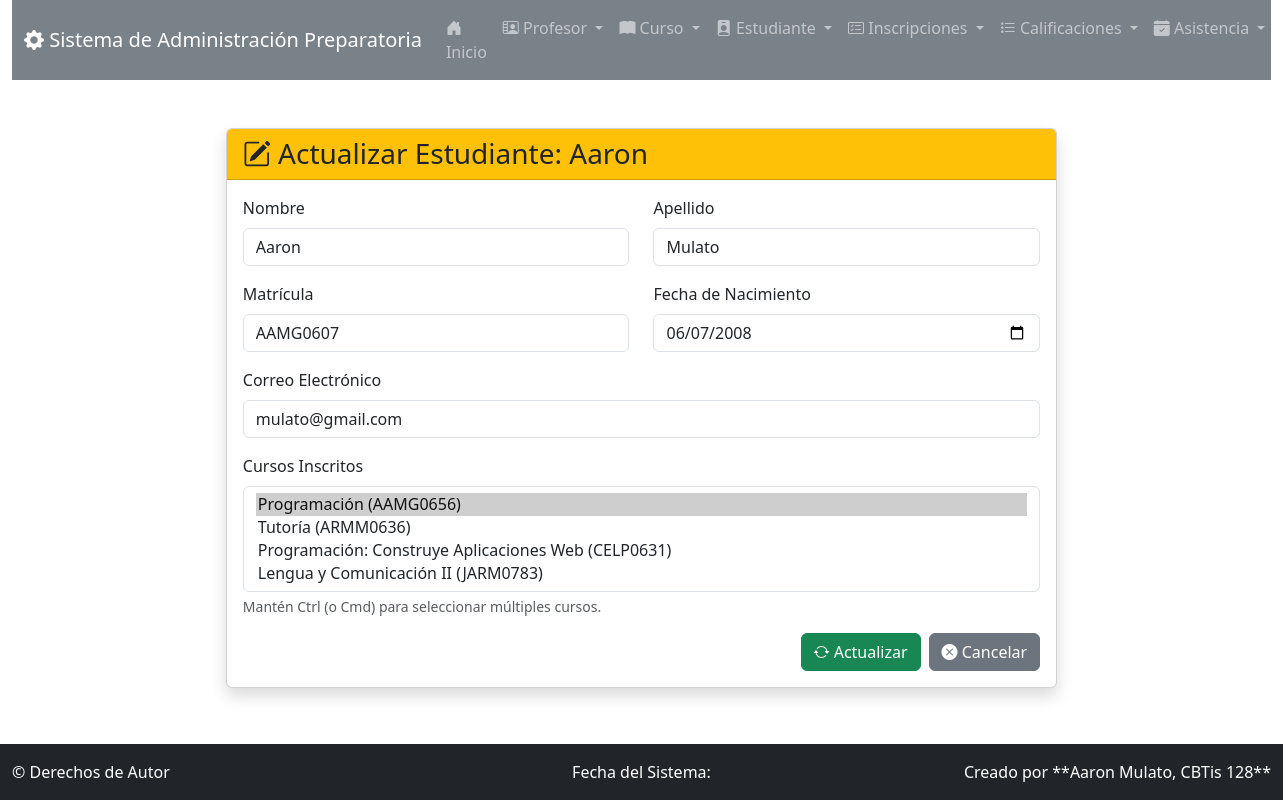
Screenshot of /estudiante/actualizar/1/ with the database file from the repository.
### app_Preparatoria/models.py (models this page shows, shortened)
class Estudiante(models.Model):
    nombre_estudiante = models.CharField(max_length=50)
    apellido_estudiante = models.CharField(max_length=50)
    matricula = models.CharField(max_length=10, unique=True)
    correo_estudiante = models.EmailField(max_length=100)
    fecha_nacimiento = models.DateField()
    fecha_inscripcion = models.DateField(auto_now_add=True)
    cursos = models.ManyToManyField(Curso, through='Inscripcion', related_name="estudiantes_inscritos")

### app_Preparatoria/views.py (the view)
# urls.py: path('estudiante/actualizar/<int:estudiante_id>/', views.actualizar_estudiante, name='actualizar_estudiante'),
def actualizar_estudiante(request, estudiante_id):
    estudiante = get_object_or_404(Estudiante.objects.prefetch_related('cursos'), pk=estudiante_id)
    cursos = Curso.objects.all()
    cursos_actuales_ids = list(estudiante.cursos.values_list('id', flat=True))
    context = {
        'estudiante': estudiante,
        'cursos': cursos,
        'cursos_actuales_ids': cursos_actuales_ids
    }
    return render(request, 'estudiante/actualizar_estudiante.html', context)

### app_Preparatoria/templates/estudiante/actualizar_estudiante.html (shortened to what this page needs)
{% extends 'base.html' %}
{% block content %}
<div class="row justify-content-center">
    <div class="col-md-8">
        <div class="card shadow">
            <div class="card-header bg-warning text-dark">
                <h3 class="mb-0"><i class="bi bi-pencil-square"></i> Actualizar Estudiante: {{ estudiante.nombre_estudiante }}</h3>
            </div>
            <div class="card-body">
                <form method="POST" action="{% url 'realizar_actualizacion_estudiante' estudiante.id %}">
                    <div class="row mb-3">
                        <div class="col-md-6">
                            <label for="nombre_estudiante" class="form-label">Nombre</label>
                            <input type="text" class="form-control" id="nombre_estudiante" name="nombre_estudiante" value="{{ estudiante.nombre_estudiante }}" required>
                        </div>
                        <div class="col-md-6">
                            <label for="apellido_estudiante" class="form-label">Apellido</label>
                            <input type="text" class="form-control" id="apellido_estudiante" name="apellido_estudiante" value="{{ estudiante.apellido_estudiante }}" required>
                        </div>
                    </div>
                    <div class="row mb-3">
                        <div class="col-md-6">
                            <label for="matricula" class="form-label">Matrícula</label>
                            <input type="text" class="form-control" id="matricula" name="matricula" value="{{ estudiante.matricula }}" required maxlength="10">
                        </div>
                        <div class="col-md-6">
                            <label for="fecha_nacimiento" class="form-label">Fecha de Nacimiento</label>
                            <input type="date" class="form-control" id="fecha_nacimiento" name="fecha_nacimiento" value="{{ estudiante.fecha_nacimiento|date:'Y-m-d' }}" required>
                        </div>
                    </div>
                    <div class="mb-3">
                        <label for="correo_estudiante" class="form-label">Correo Electrónico</label>
                        <input type="email" class="form-control" id="correo_estudiante" name="correo_estudiante" value="{{ estudiante.correo_estudiante }}" required>
                    </div>
                    <div class="mb-3">
                        <label for="cursos" class="form-label">Cursos Inscritos</label>
                        <select multiple class="form-select" id="cursos" name="cursos">
                            {% for curso in cursos %}
                                <option value="{{ curso.id }}"
                                    {% if curso.id in cursos_actuales_ids %}selected{% endif %}>
                                    {{ curso.nombre_curso }} ({{ curso.codigo }})
                                </option>
                            {% endfor %}
                        </select>
                        <div class="form-text">Mantén Ctrl (o Cmd) para seleccionar múltiples cursos.</div>
                    </div>
                    <div class="d-grid gap-2 d-md-flex justify-content-md-end">
                        <button type="submit" class="btn btn-success"><i class="bi bi-arrow-repeat"></i> Actualizar</button>
                        <a href="{% url 'ver_estudiante' %}" class="btn btn-secondary"><i class="bi bi-x-circle-fill"></i> Cancelar</a>
                    </div>
                </form>
            </div>
        </div>
    </div>
</div>
{% endblock %}

### app_Preparatoria/templates/base.html (style rules this page uses)
:root { --bs-primary: #6c757d; --bs-secondary: #e9ecef; --bs-success: #20c997; --bs-info: #6610f2; }
body { padding-bottom: 60px; }

### rows the page displays
Estudiante: nombre_estudiante "Aaron", apellido_estudiante "Mulato", matricula "AAMG0607", fecha_nacimiento "06/07/2008", correo_estudiante "mulato@gmail.com"

### other values shown
form field cursos "Programación (AAMG0656) ☑ / Tutoría (ARMM0636) / Programación: Construye Aplicaciones Web (CELP0631) / Lengua y Comunicación II (JARM0783)"
